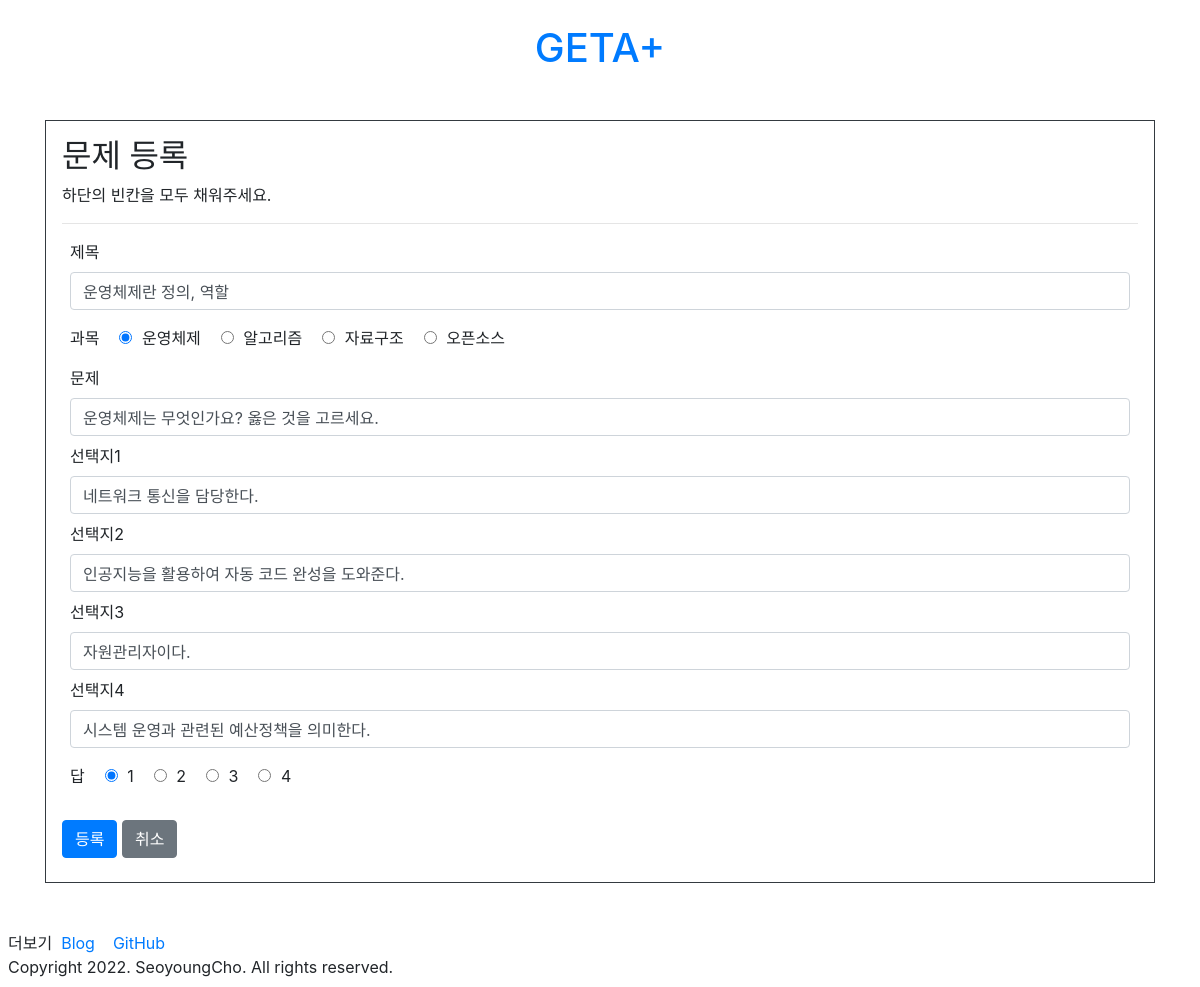
The page /questions/question/update/1/ on the database its author committed.
### questions/models.py (models this page shows)
class Question(models.Model):
    title = models.CharField(max_length = 200)
    subject = models.CharField(max_length = 50)
    create_date = models.DateTimeField()
    content = models.TextField()
    ans1 = models.TextField()
    ans2 = models.TextField()
    ans3 = models.TextField()
    ans4 = models.TextField()
    ans = models.TextField()

### questions/views.py (the view)
# urls.py: path('question/update/<int:question_id>/', views.update, name='update'),
def update(request,question_id):
    question = get_object_or_404(Question, pk=question_id)
    if request.method == 'POST':
        form = QuestionForm(request.POST, instance=question)
        if form.is_valid():
            question = form.save(commit=False)
            question.save()
            return redirect('questions:detail', question_id=question_id)
    else:
        form = QuestionForm(instance=question)
    context = {'form': form, 'question': question}
    return render(request, 'questions/updateQuestion.html', context)

### questions/forms.py
class QuestionForm(forms.ModelForm):
    class Meta:
        model = Question
        fields = ['title', 'subject', 'content', 'ans1', 'ans2', 'ans3', 'ans4', 'ans']

### templates/questions/updateQuestion.html (shortened to what this page needs)
<!DOCTYPE html>
<html>
<head>
	{% load static %}
	<link rel="stylesheet" type="text/css" href="{% static 'bootstrap.min.css' %}">
</head>
<body>
	<div>
		<div class="py-4 text-center">
  			<header>
  				<h1><a class="text-decoration-none" href="../../../">GETA+</a></h1>
  			</header>
   		</div>
        <div class='container my-3'>
    		<div class="border border-dark p-3">
      			<h2>문제 등록</h2>
				하단의 빈칸을 모두 채워주세요.
				<hr>
				<form class="form my-2" method="post">
        			<div class="form-group m-2">
            			<label for="title">제목</label>
            			<input type="text" class="form-control" id="title" name="title" placeholder="제목을 입력하세요"
						value="{{form.title.value}}">
        			</div>
					<div class="form-check-inline m-2">
						<div>과목</div>
						<div class="form-check">
  							<input class="form-check-input" type="radio" name="subject" id="운영체제" checked>
  							<label class="form-check-label" for="운영체제">운영체제</label>
						</div>
						<div class="form-check">
  							<input class="form-check-input" type="radio" name="subject" id="알고리즘">
  							<label class="form-check-label" for="알고리즘">알고리즘</label>
						</div>
						<div class="form-check">
  							<input class="form-check-input" type="radio" name="subject" id="자료구조">
  							<label class="form-check-label" for="자료구조">자료구조</label>
						</div>
						<div class="form-check">
  							<input class="form-check-input" type="radio" name="subject" id="오픈소스">
  							<label class="form-check-label" for="오픈소스">오픈소스</label>
						</div>
					</div>
        			<div class="form-group m-2">
            			<label>문제</label>
            			<input type="text" class="form-control" id="content" name="content" placeholder="문제를 입력하세요"
						value="{{form.content.value}}">
        			</div>
					<div class="form-group m-2">
            			<label>선택지1</label>
            			<input type="text" class="form-control" id="ans1" name="ans1" placeholder="선택지1"
						value="{{form.ans1.value}}">
        			</div>
					<div class="form-group m-2">
            			<label>선택지2</label>
            			<input type="text" class="form-control" id="ans2" name="ans2" placeholder="선택지2"
						value="{{form.ans2.value}}">
        			</div>
					<div class="form-group m-2">
            			<label>선택지3</label>
            			<input type="text" class="form-control" id="ans3" name="ans3" placeholder="선택지3"
						value="{{form.ans3.value}}">
        			</div>
					<div class="form-group m-2">
            			<label>선택지4</label>
            			<input type="text" class="form-control" id="ans4" name="ans4" placeholder="선택지4"
						value="{{form.ans4.value}}">
        			</div>
					<div class="form-check-inline m-2">
						<div>답</div>
						<div class="form-check">
  							<input class="form-check-input" type="radio" name="ans" id="1" checked>
  							<label class="form-check-label" for="1">1</label>
						</div>
						<div class="form-check">
  							<input class="form-check-input" type="radio" name="ans" id="2">
  							<label class="form-check-label" for="1">2</label>
						</div>
						<div class="form-check">
  							<input class="form-check-input" type="radio" name="ans" id="3">
  							<label class="form-check-label" for="1">3</label>
						</div>
						<div class="form-check">
  							<input class="form-check-input" type="radio" name="ans" id="4">
  							<label class="form-check-label" for="1">4</label>
						</div>
					</div>
        			<br><br>
        			<button type="submit" class="btn btn-primary" id="btn-save">등록</button>
        			<button onclick="location.href='../../{{question.id}}'" type="button" class="btn btn-secondary">취소</button>
    			</form>
    		</div>
  		</div>
		<br>
        <div class='m-2'>
        <div>
            더보기&nbsp;
        	<a href='https://stonesy927.tistory.com/' target='_blank'>
            Blog
        	</a>
        	<a href='https://github.com/ChoSeoyoung' target='_blank'>
            GitHub
        	</a>
      	</div>
		<div>
        	Copyright 2022. SeoyoungCho. All rights reserved.
      	</div>
    	</div>
	</div>
</body>
</html>

### rows shown on the page
Question: title "운영체제란 정의, 역할", content "운영체제는 무엇인가요? 옳은 것을 고르세요.", ans1 "네트워크 통신을 담당한다.", ans2 "인공지능을 활용하여 자동 코드 완성을 도와준다.", ans3 "자원관리자이다.", ans4 "시스템 운영과 관련된 예산정책을 의미한다."
